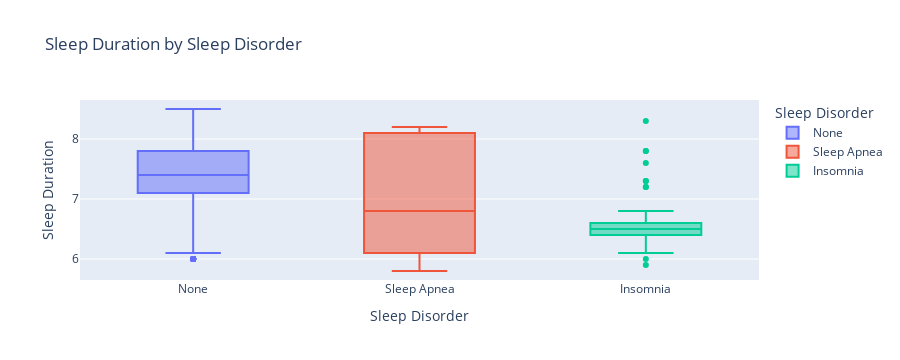

Source (notebook cell):
### Markdown cell above
#### Alternative Interactive Graph

### Code cell
fig = px.box(df, x="Sleep Disorder", y="Sleep Duration", color="Sleep Disorder", title="Sleep Duration by Sleep Disorder")
fig.show()

### Figure 1 — Plotly figure (JSON) as saved in the notebook; plotly's stock layout.template omitted (floating-point values rounded to 4 significant figures; data arrays with more than 128 entries replaced by an {"elided": "..."} marker saying what was removed)
{"data": [{"alignmentgroup": "True", "hovertemplate": "Sleep Disorder=%{x}<br>Sleep Duration=%{y}<extra></extra>", "legendgroup": "None", "marker": {"color": "#636efa"}, "name": "None", "notched": false, "offsetgroup": "None", "orientation": "v", "showlegend": true, "type": "box", "x": {"elided": "219 str values"}, "x0": " ", "xaxis": "x", "y": {"elided": "219 float values"}, "y0": " ", "yaxis": "y"}, {"alignmentgroup": "True", "hovertemplate": "Sleep Disorder=%{x}<br>Sleep Duration=%{y}<extra></extra>", "legendgroup": "Sleep Apnea", "marker": {"color": "#EF553B"}, "name": "Sleep Apnea", "notched": false, "offsetgroup": "Sleep Apnea", "orientation": "v", "showlegend": true, "type": "box", "x": ["Sleep Apnea", "Sleep Apnea", "Sleep Apnea", "Sleep Apnea", "Sleep Apnea", "Sleep Apnea", "Sleep Apnea", "Sleep Apnea", "Sleep Apnea", "Sleep Apnea", "Sleep Apnea", "Sleep Apnea", "Sleep Apnea", "Sleep Apnea", "Sleep Apnea", "Sleep Apnea", "Sleep Apnea", "Sleep Apnea", "Sleep Apnea", "Sleep Apnea", "Sleep Apnea", "Sleep Apnea", "Sleep Apnea", "Sleep Apnea", "Sleep Apnea", "Sleep Apnea", "Sleep Apnea", "Sleep Apnea", "Sleep Apnea", "Sleep Apnea", "Sleep Apnea", "Sleep Apnea", "Sleep Apnea", "Sleep Apnea", "Sleep Apnea", "Sleep Apnea", "Sleep Apnea", "Sleep Apnea", "Sleep Apnea", "Sleep Apnea", "Sleep Apnea", "Sleep Apnea", "Sleep Apnea", "Sleep Apnea", "Sleep Apnea", "Sleep Apnea", "Sleep Apnea", "Sleep Apnea", "Sleep Apnea", "Sleep Apnea", "Sleep Apnea", "Sleep Apnea", "Sleep Apnea", "Sleep Apnea", "Sleep Apnea", "Sleep Apnea", "Sleep Apnea", "Sleep Apnea", "Sleep Apnea", "Sleep Apnea", "Sleep Apnea", "Sleep Apnea", "Sleep Apnea", "Sleep Apnea", "Sleep Apnea", "Sleep Apnea", "Sleep Apnea", "Sleep Apnea", "Sleep Apnea", "Sleep Apnea", "Sleep Apnea", "Sleep Apnea", "Sleep Apnea", "Sleep Apnea", "Sleep Apnea", "Sleep Apnea", "Sleep Apnea", "Sleep Apnea"], "x0": " ", "xaxis": "x", "y": [5.9, 5.9, 6.5, 6, 6.4, 7.7, 5.8, 5.8, 7.4, 6.6, 7.2, 7.1, 7.4, 6.8, 6.8, 7.8, 6.5, 5.9, 6, 6.1, 6.1, 6.1, 6.1, 6.2, 6.2, 6.2, 8.1, 8.1, 6.1, 6, 6, 6, 6, 6, 6, 6, 6.1, 6, 6.1, 6.1, 6, 6.1, 6, 6.1, 6.1, 6, 6.1, 6.1, 8.1, 8.1, 8.2, 8.2, 8.2, 8.2, 8.2, 8.1, 8.1, 8.1, 8, 8, 8, 8, 8, 8, 8.2, 8.2, 8.2, 8.2, 8, 8, 8.1, 8, 8.1, 8.1, 8, 8.1, 8.1, 8.1], "y0": " ", "yaxis": "y"}, {"alignmentgroup": "True", "hovertemplate": "Sleep Disorder=%{x}<br>Sleep Duration=%{y}<extra></extra>", "legendgroup": "Insomnia", "marker": {"color": "#00cc96"}, "name": "Insomnia", "notched": false, "offsetgroup": "Insomnia", "orientation": "v", "showlegend": true, "type": "box", "x": ["Insomnia", "Insomnia", "Insomnia", "Insomnia", "Insomnia", "Insomnia", "Insomnia", "Insomnia", "Insomnia", "Insomnia", "Insomnia", "Insomnia", "Insomnia", "Insomnia", "Insomnia", "Insomnia", "Insomnia", "Insomnia", "Insomnia", "Insomnia", "Insomnia", "Insomnia", "Insomnia", "Insomnia", "Insomnia", "Insomnia", "Insomnia", "Insomnia", "Insomnia", "Insomnia", "Insomnia", "Insomnia", "Insomnia", "Insomnia", "Insomnia", "Insomnia", "Insomnia", "Insomnia", "Insomnia", "Insomnia", "Insomnia", "Insomnia", "Insomnia", "Insomnia", "Insomnia", "Insomnia", "Insomnia", "Insomnia", "Insomnia", "Insomnia", "Insomnia", "Insomnia", "Insomnia", "Insomnia", "Insomnia", "Insomnia", "Insomnia", "Insomnia", "Insomnia", "Insomnia", "Insomnia", "Insomnia", "Insomnia", "Insomnia", "Insomnia", "Insomnia", "Insomnia", "Insomnia", "Insomnia", "Insomnia", "Insomnia", "Insomnia", "Insomnia", "Insomnia", "Insomnia", "Insomnia", "Insomnia"], "x0": " ", "xaxis": "x", "y": [5.9, 6.3, 6.5, 6.4, 6, 7.2, 6.6, 7.2, 6.5, 7.6, 6.5, 6.7, 6.3, 6.7, 6.5, 6.7, 6.4, 6.5, 6.5, 6.5, 6.5, 6.5, 6.5, 6.5, 6.5, 6.5, 7.8, 7.8, 6.6, 6.4, 6.3, 6.4, 6.6, 6.3, 6.6, 6.3, 6.6, 6.3, 6.6, 6.3, 6.6, 6.3, 6.6, 6.3, 6.4, 6.5, 6.3, 6.4, 6.5, 6.3, 6.4, 6.5, 6.3, 6.5, 6.3, 6.8, 6.8, 6.8, 6.5, 6.5, 6.5, 6.5, 6.6, 6.6, 6.6, 6.6, 6.6, 7.3, 7.3, 6.1, 6.5, 6.5, 6.6, 6.6, 6.6, 6.6, 8.3], "y0": " ", "yaxis": "y"}], "layout": {"boxmode": "overlay", "height": 360, "legend": {"title": {"text": "Sleep Disorder"}, "tracegroupgap": 0}, "title": {"text": "Sleep Duration by Sleep Disorder"}, "xaxis": {"anchor": "y", "autorange": true, "categoryarray": ["None", "Sleep Apnea", "Insomnia"], "categoryorder": "array", "domain": [0, 1], "range": [-0.5, 2.5], "title": {"text": "Sleep Disorder"}, "type": "category"}, "yaxis": {"anchor": "x", "autorange": true, "domain": [0, 1], "range": [5.65, 8.65], "title": {"text": "Sleep Duration"}, "type": "linear"}}}
